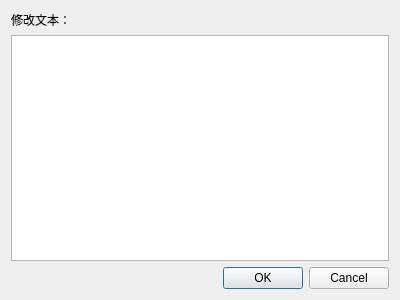
<?xml version="1.0" encoding="UTF-8"?>
<ui version="4.0">
 <class>GTextChangeDialog</class>
 <widget class="QDialog" name="GTextChangeDialog">
  <property name="geometry">
   <rect>
    <x>0</x>
    <y>0</y>
    <width>400</width>
    <height>300</height>
   </rect>
  </property>
  <property name="windowTitle">
   <string>Dialog</string>
  </property>
  <layout class="QVBoxLayout" name="verticalLayout">
   <item>
    <widget class="QLabel" name="label">
     <property name="text">
      <string>修改文本：</string>
     </property>
    </widget>
   </item>
   <item>
    <widget class="QTextEdit" name="textEdit"/>
   </item>
   <item>
    <widget class="QDialogButtonBox" name="buttonBox">
     <property name="orientation">
      <enum>Qt::Horizontal</enum>
     </property>
     <property name="standardButtons">
      <set>QDialogButtonBox::Cancel|QDialogButtonBox::Ok</set>
     </property>
    </widget>
   </item>
  </layout>
 </widget>
 <resources/>
 <connections>
  <connection>
   <sender>buttonBox</sender>
   <signal>accepted()</signal>
   <receiver>GTextChangeDialog</receiver>
   <slot>accept()</slot>
   <hints>
    <hint type="sourcelabel">
     <x>248</x>
     <y>254</y>
    </hint>
    <hint type="destinationlabel">
     <x>157</x>
     <y>274</y>
    </hint>
   </hints>
  </connection>
  <connection>
   <sender>buttonBox</sender>
   <signal>rejected()</signal>
   <receiver>GTextChangeDialog</receiver>
   <slot>reject()</slot>
   <hints>
    <hint type="sourcelabel">
     <x>316</x>
     <y>260</y>
    </hint>
    <hint type="destinationlabel">
     <x>286</x>
     <y>274</y>
    </hint>
   </hints>
  </connection>
 </connections>
</ui>
